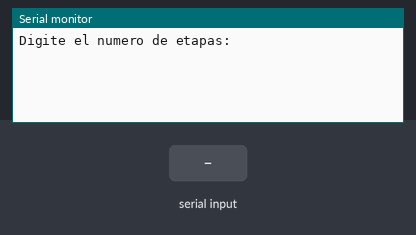
This program was run on a simulated Arduino Uno, built with avr-gcc and run on an emulated ATmega328P. Shown: the last lines printed to the serial monitor. The inputs (shaded band) are chosen by the test bench.

Above: at 0.9 s.
1.0 s: "90,45,200\n" received over Serial
At 1.7 s:
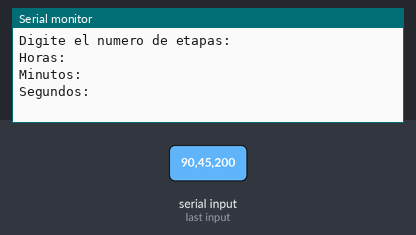
At 3.1 s:
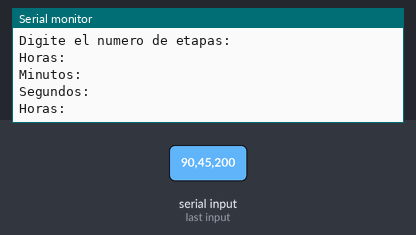

The program:

main.cpp
```cpp
#include <Arduino.h>
#include <Datacapture.h>


   struct Etapas{
    int horas;
    int minutos;
    int segundos;
    }et[100];
    int n_etapas;
    int horasT = 0;
    int minutosT = 0;
    int segundosT = 0;

void setup() {
 Serial.begin(9600);
  Serial.println("Digite el numero de etapas: ");
  while (!Serial.available()) {

  }
  n_etapas = Serial.parseInt();

  for (int i = 0; i < n_etapas; i++) {
    Serial.println("Horas: ");
    while (!Serial.available()) {
    }
    et[i].horas = Serial.parseInt();

    Serial.println("Minutos: ");
    while (!Serial.available()) {
    }
    et[i].minutos = Serial.parseInt();

    Serial.println("Segundos: ");
    while (!Serial.available()) {
    }
    et[i].segundos = Serial.parseInt();

    horasT = horasT + et[i].horas;
    minutosT = minutosT + et[i].minutos;

    if (minutosT >= 60) {
      minutosT -= 60;
      horasT++;
    }

    segundosT = segundosT + et[i].segundos;

    if (segundosT >= 60) {
      segundosT -= 60;
      minutosT++;
    }
  }

  Serial.println("\nTiempo total empleado");
  Serial.print("Horas: ");
  Serial.println(horasT);
  Serial.print("Minutos: ");
  Serial.println(minutosT);
  Serial.print("Segundos: ");
  Serial.println(segundosT);
}


void loop() {
}
```

DataCapture.h
```cpp
#include <Arduino.h>

namespace DataCapture
{
    int captureInteger(String message);
    String captureString(String message);
    float captureFloat(String message);
}
```

Datacapture.cpp
```cpp
#include <DataCapture.h>

int DataCapture::captureInteger(String message) {
    int number = 0;
    Serial.print(message);
    while (!Serial.available()) {}
    String inputString = Serial.readString();

    number = inputString.toInt();
    Serial.print(" " + String(number));
    Serial.println();

    return number;
}

float DataCapture::captureFloat(String message) {
    float number = 0;
    Serial.print(message);
    while (!Serial.available()) {}
    String inputString = Serial.readString();

    number = inputString.toFloat();
    Serial.print(" " + String(number));
    Serial.println();

    return number;
}

String DataCapture::captureString(String message) {
    Serial.print(message);
    while (!Serial.available()) {}
    String inputString = Serial.readString();
    Serial.print(" " + inputString);
    Serial.println();
    return inputString;
}
```

Measured:
- after the input at 1.0 s, the serial monitor: prints a new line at once (image 1)
